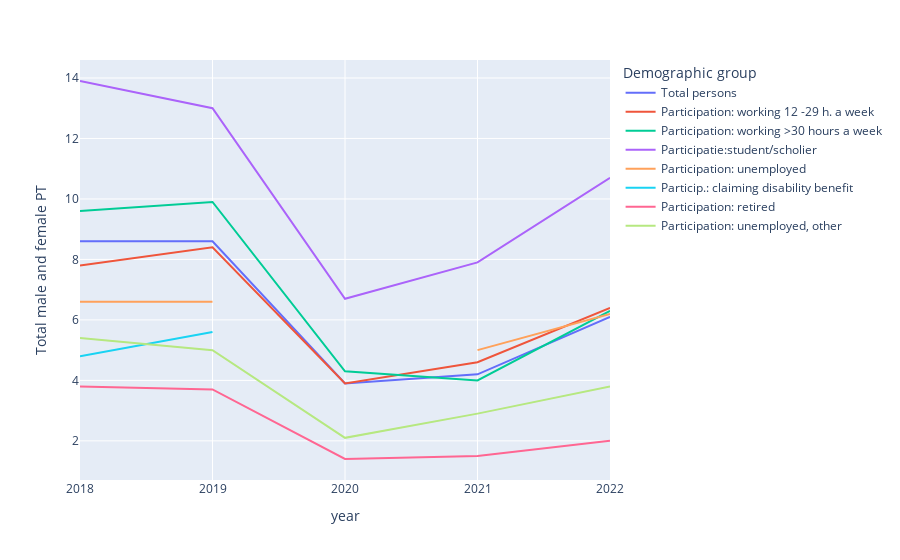

The notebook cell saved with this chart:
### Code cell
fig = px.line(data_frame=df_employment2, x="year", y="Total male and female PT", color='Demographic group')
fig.show()

### Figure 1 — Plotly figure (JSON) as saved in the notebook; plotly's stock layout.template omitted (floating-point values rounded to 4 significant figures)
{"data": [{"hovertemplate": "Demographic group=Total persons<br>year=%{x}<br>Total male and female PT=%{y}<extra></extra>", "legendgroup": "Total persons", "line": {"color": "#636efa", "dash": "solid"}, "marker": {"symbol": "circle"}, "mode": "lines", "name": "Total persons", "orientation": "v", "showlegend": true, "type": "scatter", "x": ["2018", "2019", "2020", "2021", "2022"], "xaxis": "x", "y": [8.6, 8.6, 3.9, 4.2, 6.1], "yaxis": "y"}, {"hovertemplate": "Demographic group=Participation: working 12 -29 h. a week<br>year=%{x}<br>Total male and female PT=%{y}<extra></extra>", "legendgroup": "Participation: working 12 -29 h. a week", "line": {"color": "#EF553B", "dash": "solid"}, "marker": {"symbol": "circle"}, "mode": "lines", "name": "Participation: working 12 -29 h. a week", "orientation": "v", "showlegend": true, "type": "scatter", "x": ["2018", "2019", "2020", "2021", "2022"], "xaxis": "x", "y": [7.8, 8.4, 3.9, 4.6, 6.4], "yaxis": "y"}, {"hovertemplate": "Demographic group=Participation: working >30 hours a week<br>year=%{x}<br>Total male and female PT=%{y}<extra></extra>", "legendgroup": "Participation: working >30 hours a week", "line": {"color": "#00cc96", "dash": "solid"}, "marker": {"symbol": "circle"}, "mode": "lines", "name": "Participation: working >30 hours a week", "orientation": "v", "showlegend": true, "type": "scatter", "x": ["2018", "2019", "2020", "2021", "2022"], "xaxis": "x", "y": [9.6, 9.9, 4.3, 4, 6.3], "yaxis": "y"}, {"hovertemplate": "Demographic group=Participatie:student/scholier<br>year=%{x}<br>Total male and female PT=%{y}<extra></extra>", "legendgroup": "Participatie:student/scholier", "line": {"color": "#ab63fa", "dash": "solid"}, "marker": {"symbol": "circle"}, "mode": "lines", "name": "Participatie:student/scholier", "orientation": "v", "showlegend": true, "type": "scatter", "x": ["2018", "2019", "2020", "2021", "2022"], "xaxis": "x", "y": [13.9, 13, 6.7, 7.9, 10.7], "yaxis": "y"}, {"hovertemplate": "Demographic group=Participation: unemployed<br>year=%{x}<br>Total male and female PT=%{y}<extra></extra>", "legendgroup": "Participation: unemployed", "line": {"color": "#FFA15A", "dash": "solid"}, "marker": {"symbol": "circle"}, "mode": "lines", "name": "Participation: unemployed", "orientation": "v", "showlegend": true, "type": "scatter", "x": ["2018", "2019", "2020", "2021", "2022"], "xaxis": "x", "y": [6.6, 6.6, null, 5, 6.2], "yaxis": "y"}, {"hovertemplate": "Demographic group=Particip.: claiming disability benefit<br>year=%{x}<br>Total male and female PT=%{y}<extra></extra>", "legendgroup": "Particip.: claiming disability benefit", "line": {"color": "#19d3f3", "dash": "solid"}, "marker": {"symbol": "circle"}, "mode": "lines", "name": "Particip.: claiming disability benefit", "orientation": "v", "showlegend": true, "type": "scatter", "x": ["2018", "2019", "2020", "2021", "2022"], "xaxis": "x", "y": [4.8, 5.6, null, null, 3.6], "yaxis": "y"}, {"hovertemplate": "Demographic group=Participation: retired<br>year=%{x}<br>Total male and female PT=%{y}<extra></extra>", "legendgroup": "Participation: retired", "line": {"color": "#FF6692", "dash": "solid"}, "marker": {"symbol": "circle"}, "mode": "lines", "name": "Participation: retired", "orientation": "v", "showlegend": true, "type": "scatter", "x": ["2018", "2019", "2020", "2021", "2022"], "xaxis": "x", "y": [3.8, 3.7, 1.4, 1.5, 2], "yaxis": "y"}, {"hovertemplate": "Demographic group=Participation: unemployed, other<br>year=%{x}<br>Total male and female PT=%{y}<extra></extra>", "legendgroup": "Participation: unemployed, other", "line": {"color": "#B6E880", "dash": "solid"}, "marker": {"symbol": "circle"}, "mode": "lines", "name": "Participation: unemployed, other", "orientation": "v", "showlegend": true, "type": "scatter", "x": ["2018", "2019", "2020", "2021", "2022"], "xaxis": "x", "y": [5.4, 5, 2.1, 2.9, 3.8], "yaxis": "y"}], "layout": {"legend": {"title": {"text": "Demographic group"}, "tracegroupgap": 0}, "margin": {"t": 60}, "xaxis": {"anchor": "y", "domain": [0, 1], "title": {"text": "year"}}, "yaxis": {"anchor": "x", "domain": [0, 1], "title": {"text": "Total male and female PT"}}}}
